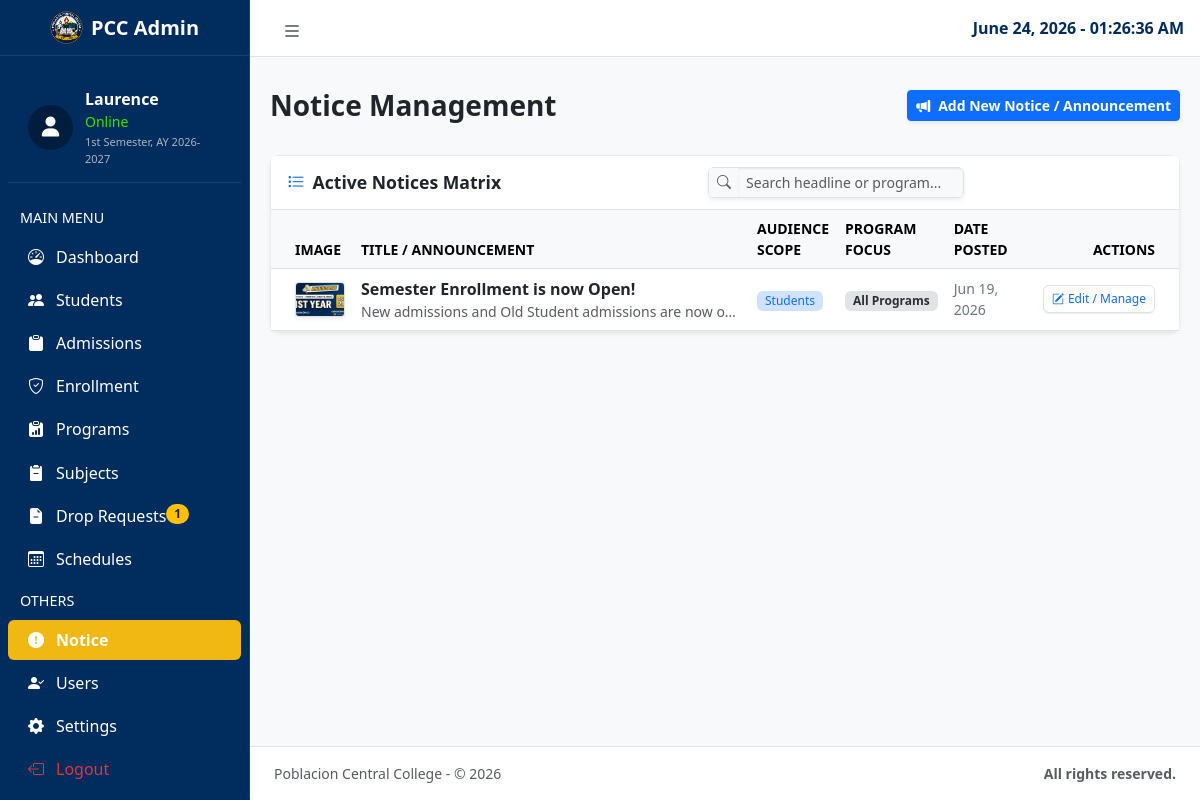
The page /admin/notice.php (signed in) on the database its author committed.
### tables this page shows
CREATE TABLE `notices` (
  `id` int(11) NOT NULL AUTO_INCREMENT,
  `title` varchar(255) NOT NULL,
  `audience` varchar(100) NOT NULL DEFAULT 'All Students',
  `target_program` varchar(100) NOT NULL DEFAULT 'General / Global',
  `content` text NOT NULL,
  `image_path` varchar(255) DEFAULT NULL,
  `status` varchar(50) DEFAULT 'Published',
  `created_at` timestamp NOT NULL DEFAULT current_timestamp(),
  PRIMARY KEY (`id`)
);

### admin/notice.php (the view, shortened to what this page needs)
<?php
require_once '../config/database_connect.php';
$notice_list = [];
$search_param = isset($_GET['search']) ? '%' . trim($_GET['search']) . '%' : '%';
try {
    $query_stmt = $conn->prepare("SELECT * FROM notices WHERE (title LIKE :search OR content LIKE :search OR target_program LIKE :search) ORDER BY id DESC");
    $query_stmt->execute([':search' => $search_param]);
    $notice_list = $query_stmt->fetchAll(PDO::FETCH_ASSOC);
} catch (PDOException $e) {
    $notice_list = [];
}
$edit_mode = false;
$current_semester = "1st Semester, AY 2026-2027";
$pending_drop_count = 0;
try {
    $drop_count_stmt = $conn->query("SELECT COUNT(*) FROM drop_requests WHERE status = 'Pending Review'");
    $pending_drop_count = $drop_count_stmt->fetchColumn();
} catch (PDOException $e) {
    error_log("Sidebar Badges Fetch Error: " . $e->getMessage());
}
?>
<!doctype html>
<html lang="en">
<head>
    <link rel="stylesheet" href="https://cdn.jsdelivr.net/npm/overlayscrollbars@2.11.0/styles/overlayscrollbars.min.css"
 />
    <link rel="stylesheet" href="https://cdn.jsdelivr.net/npm/bootstrap-icons@1.13.1/font/bootstrap-icons.min.css"
 />
    <link rel="stylesheet" href="../assets/css/adminlte.css" />
    <link rel="stylesheet" href="https://cdnjs.cloudflare.com/ajax/libs/font-awesome/6.4.0/css/all.min.css">
</head>
<body class="fixed-header sidebar-expand-lg bg-body-tertiary">
    <div class="app-wrapper">
        <nav class="app-header navbar navbar-expand bg-body px-1">
            <div class="container-fluid">
                <ul class="navbar-nav">
                    <li class="nav-item">
                        <a class="nav-link text-dark" href="#" onclick="toggleSidebarMenu(event)" role="button"><i
                                class="bi bi-list fs-5"></i></a>
                    </li>
                </ul>
                <ul class="navbar-nav ms-auto">
                    <li class="nav-item dropdown user-menu">
                        <span class="d-md-inline">
                            <div class="nav-date" id="liveClockDisplay">Loading Central Server Time...</div>
                        </span>
                    </li>
                </ul>
            </div>
        </nav>
        <aside class="app-sidebar sidebar-bg">
            <div class="sidebar-brand"
                style="border-right: 1px solid rgba(255, 255, 255, 0.1); border-bottom: 1px solid rgba(255, 255, 255, 0.1);">
                <a href="dashboard.php" class="brand-link">
                    <img src="../assets/images/PCC_logo.png" alt="PCC Logo" class="brand-image" />
                    <span class="brand-text fw-bold" style="color: white;">PCC Admin</span>
                </a>
            </div>
            <div class="sidebar-wrapper" style="border-right: 1px solid rgba(255, 255, 255, 0.1)">
                <nav class="mt-2">
                    <div class="user-profile">
                        <div class="avatar-wrapper">
                            <div class="avatar-placeholder"><i class="fa-solid fa-user"></i></div>
                        </div>
                        <div class="user-info">
                            <div class="username">
                                <?php echo htmlspecialchars($_SESSION['admin_name'] ?? 'Admin Account'); ?>
                            </div>
                            <div class="status-text small" style="color: #35e400;">Online</div>
                            <span class="sidebar-semester-text"><?php echo $current_semester; ?></span>
                        </div>
                    </div>
                    <ul class="nav sidebar-menu flex-column mt-3" id="navigation">
                        <li class="nav-header">MAIN MENU</li>
                        <li class="nav-item"><a href="dashboard.php" class="nav-link"><i
                                    class="nav-icon bi bi-speedometer"></i>
                                <p>Dashboard</p>
                            </a></li>
                        <li class="nav-item"><a href="students.php" class="nav-link "><i
                                    class="nav-icon bi bi-people-fill"></i>
                                <p>Students</p>
                            </a></li>
                        <li class="nav-item"><a href="admissions.php" class="nav-link "><i
                                    class="nav-icon bi bi-clipboard-fill"></i>
                                <p>Admissions
                                </p>
                            </a></li>
                        <li class="nav-item"><a href="verify_enrollment.php" class="nav-link"><i
                                    class="nav-icon bi bi-shield-check"></i>
                                <p>Enrollment
                                </p>
                            </a></li>
                        <li class="nav-item"><a href="#" class="nav-link"><i
                                    class="nav-icon bi bi-clipboard-data-fill"></i>
                                <p>Programs</p>
                            </a></li>
                        <li class="nav-item"><a href="subjects.php" class="nav-link"><i
                                    class="nav-icon bi bi-clipboard2-minus-fill"></i>
                                <p>Subjects</p>
                            </a></li>
                        <li class="nav-item"><a href="drop_requests.php" class="nav-link"><i
                                    class="nav-icon bi bi-file-earmark-minus-fill"></i>
                                <p>Drop Requests
                                    <?php if ($pending_drop_count > 0): ?>
                                        <span class="badge bg-warning text-dark float-end small font-bold rounded-pill"
                                            style="background-color: white"><?php echo $pending_drop_count; ?></span>
                                    <?php endif; ?>
                                </p>
                            </a></li>
                        <li class="nav-item"><a href="#" class="nav-link"><i class="nav-icon bi bi-calendar3"></i>
                                <p>Schedules</p>
                            </a></li>
                        <li class="nav-header">OTHERS</li>
                        <li class="nav-item"><a href="notice.php" class="nav-link sidebar-bg-active"><i
                                    class="nav-icon bi bi-exclamation-circle-fill"></i>
                                <p>Notice</p>
                            </a></li>
                        <li class="nav-item"><a href="users.php" class="nav-link"><i
                                    class="nav-icon bi bi-person-check-fill"></i>
                                <p>Users</p>
                            </a></li>
                        <li class="nav-item"><a href="settings.php" class="nav-link "><i
                                    class="nav-icon bi bi-gear-fill"></i>
                                <p>Settings</p>
                            </a></li>
                        <li class="nav-item">
                            <a href="../index.php" class="nav-link text-danger-emphasis"
                                onclick="return confirm('Are you sure you want to end your snapshot session?');">
                                <i class="nav-icon bi bi-box-arrow-left text-danger"></i>
                                <p class="text-danger font-bold">Logout</p>
                            </a>
                        </li>
                    </ul>
                </nav>
            </div>
        </aside>
        <main class="app-main">
            <div class="app-content-header">
                <div class="container-fluid">
                    <div class="row align-items-center">
                        <div class="col-sm-6">
                            <h3 class="mb-0 mt-3 fw-bold text-dark">Notice Management</h3>
                        </div>
                        <div class="col-sm-6 text-end mt-3">
                            <a href="?action=new" class="btn btn-primary shadow-sm fw-semibold btn-sm"><i
                                    class="bi bi-megaphone-fill me-2"></i>Add New Notice / Announcement</a>
                        </div>
                    </div>
                </div>
            </div>
            <div class="app-content mt-3">
                <div class="container-fluid">
                    <div class="col-12">
                        <div class="card shadow-sm border border-light-subtle bg-white" style="border-radius: 10px;">
                            <div
                                class="card-header bg-white py-3 border-bottom d-flex justify-content-between align-items-center flex-wrap gap-3">
                                <h5 class="card-title mb-0 fw-bold text-dark"><i
                                        class="bi bi-list-task me-2 text-primary"></i>Active Notices Matrix</h5>
                                <div class="card-tools">
                                    <form method="GET" action="notice.php" class="d-flex gap-2">
                                        <div class="input-group input-group-sm border rounded shadow-sm"
                                            style="width: 16rem">
                                            <span class="input-group-text bg-light border-0 text-muted"><i
                                                    class="bi bi-search"></i></span>
                                            <input id="table-filter" type="search" name="search"
                                                class="form-control border-0 bg-light"
                                                placeholder="Search headline or program..."
                                                value="<?= isset($_GET['search']) ? htmlspecialchars($_GET['search']) : ''; ?>" />
                                        </div>
                                    </form>
                                </div>
                            </div>
                            <div class="card-body p-0">
                                <div class="table-responsive">
                                    <table class="table table-hover align-middle mb-0 text-dark">
                                        <thead class="table-light small text-uppercase text-secondary border-bottom">
                                            <tr>
                                                <th>Image</th>
                                                <th>Title / Announcement</th>
                                                <th>Audience Scope</th>
                                                <th>Program Focus</th>
                                                <th>Date Posted</th>
                                                <th class="pe-4 text-end" style="width: 180px;">Actions</th>
                                            </tr>
                                        </thead>
                                        <tbody>
                                            <?php if (empty($notice_list)): ?>
                                                <tr>
                                                    <td colspan="6" class="text-center py-5 text-muted"><i
                                                            class="bi bi-megaphone fs-1 opacity-50 mb-3 d-block"></i>No Live
                                                        Bulletins Broadcasted</td>
                                                </tr>
                                            <?php else: ?>
                                                <?php foreach ($notice_list as $notice): ?>
                                                    <tr
                                                        class="<?= ($edit_mode && $edit_id === intval($notice['id'])) ? 'table-warning-subtle' : ''; ?>">
                                                        <td class="ps-4">
                                                            <?php if (!empty($notice['image_path']) && file_exists("../" . $notice['image_path'])): ?>
                                                                <img src="../<?= htmlspecialchars($notice['image_path']) ?>"
                                                                    class="notice-thumb border shadow-sm" alt="Banner" />
                                                            <?php endif; ?>
                                                        </td>
                                                        <td>
                                                            <div class="fw-bold text-dark">
                                                                <?= htmlspecialchars($notice['title']); ?>
                                                            </div>
                                                            <div class="text-muted small text-truncate"
                                                                style="max-width: 380px;">
                                                                <?= htmlspecialchars($notice['content']); ?>
                                                            </div>
                                                        </td>
                                                        <td><span
                                                                class="badge bg-primary-subtle text-primary fw-medium px-2 py-1"><?= htmlspecialchars($notice['audience']); ?></span>
                                                        </td>
                                                        <td>
                                                            <?php
                                                            $badge_theme = 'bg-secondary-subtle text-secondary-emphasis';
                                                            ?>
                                                            <span
                                                                class="badge <?= $badge_theme; ?> px-2 py-1"><?= htmlspecialchars($notice['target_program']); ?></span>
                                                        </td>
                                                        <td class="text-secondary small">
                                                            <?= date('M j, Y', strtotime($notice['created_at'])); ?>
                                                        </td>
                                                        <td class="pe-4 text-end">
                                                            <a href="?edit_id=<?= urlencode($notice['id']); ?><?= isset($_GET['search']) ? '&search=' . urlencode($_GET['search']) : ''; ?>"
                                                                class="btn btn-xs btn-outline-primary border py-1 px-2"
                                                                style="font-size: 0.75rem;"><i
                                                                    class="bi bi-pencil-square me-1"></i>Edit / Manage</a>
                                                        </td>
                                                    </tr>
                                                <?php endforeach; ?>
                                            <?php endif; ?>
                                        </tbody>
                                    </table>
                                </div>
                            </div>
                        </div>
                    </div>
                </div>
            </div>
        </main>
        <footer class="app-footer px-4 py-3 border-top bg-white small text-muted">
            <div class="float-start d-none d-sm-inline">Poblacion Central College - &copy; 2026</div>
            <strong><span class="float-end">&nbsp;All rights reserved.</span></strong>
            <div class="clearfix"></div>
        </footer>
    </div>
</body>
</html>

### rows shown on the page
notices: image_path (picture), title "Semester Enrollment is now Open!", content "New admissions and Old Student admissions are now o…", audience "Students", target_program "All Programs", created_at "Jun 19, 2026"

### other values the page prints
$_SESSION['admin_name'] "Laurence"
$current_semester "1st Semester, AY 2026-2027"
$pending_drop_count "1"
